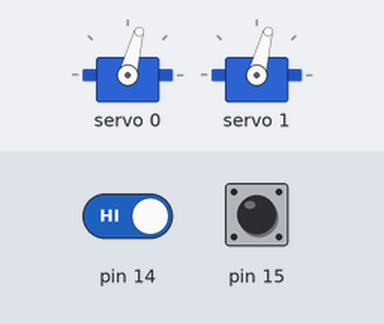
A sketch run on a simulated Arduino Uno, built with avr-gcc and run on an emulated ATmega328P. Shown: 2 × servo. The test bench sets the inputs (shaded band); at power-on: pin 14 HIGH, pin 15 HIGH.

Above: at 1.8 s.
1.9 s: pin 14 driven LOW
At 3.0 s:
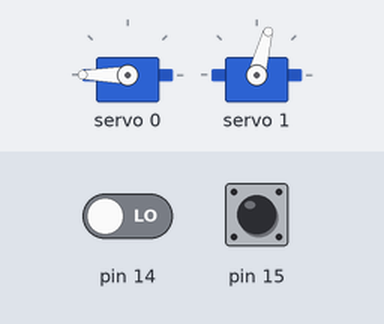
3.5 s: pin 15 driven LOW
At 4.3 s:
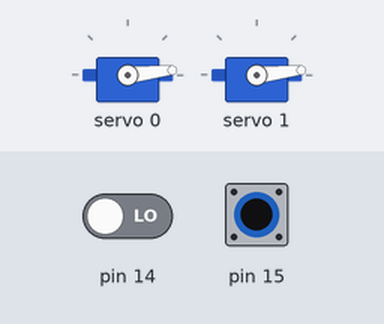
5.0 s: pin 14 driven HIGH
At 5.6 s:
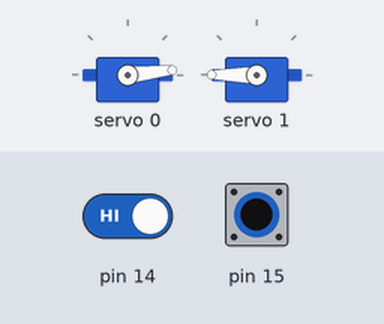
6.5 s: pin 14 driven LOW and pin 15 driven HIGH
At 6.8 s:
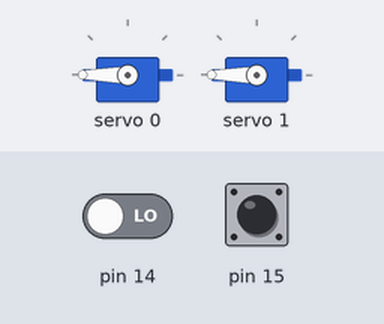
8.0 s: pin 15 pulsed LOW 2 times (0.12 s each, 0.3 s apart)
At 9.7 s:
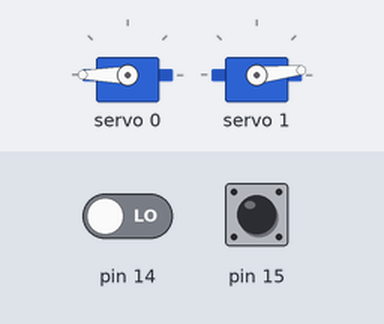
Timing chart, 0 to 11.1 s (numbered marks = the images above; inputs shaded):
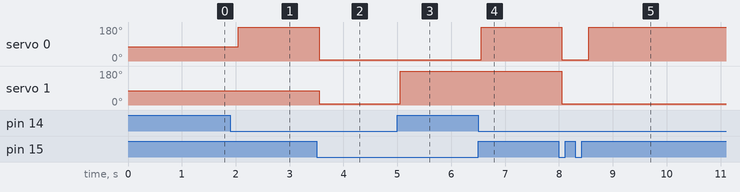

The sketch:

catchrobo_servo.ino
```cpp
#include <Wire.h>
#include <Adafruit_PWMServoDriver.h>
Adafruit_PWMServoDriver pwm = Adafruit_PWMServoDriver();
#define SERVOMIN 150 // this is the 'minimum' pulse length count (out of 4096)
#define SERVOMAX 600 // this is the 'maximum' pulse length count (out of 4096)

void setup() {
  pinMode(14,INPUT);
  pinMode(15,INPUT);
  pwm.begin();
  pwm.setPWMFreq(60); // Analog servos run at ~60 Hz updates
  servo_write(0,70);
  servo_write(1,70);
}

void loop() {
  int vol1;
  int vol2;

  vol1 = digitalRead(14);
  vol2 = digitalRead(15);

  if(vol1 == LOW && vol2 == LOW){
   servo_write(0,0);
   servo_write(1,0);
  //0番ピンのサーボに角度10度を指示
  }else if(vol1 == LOW){
    servo_write(0,180);
  }else if(vol2 == LOW){
    servo_write(1,180);
  }else{
    delay(10);
  }
  delay(500);
}

void servo_write(int n, int ang){ //動かすサーボと角度を引数に持つ
  ang = map(ang, 0, 180, SERVOMIN, SERVOMAX); //角度（0～180）をPWMのパルス幅（150～600）へ変換
  pwm.setPWM(n, 0, ang);
}
```

Measured:
- after the input at 1.9 s, servo 0: 75° → 180° after 0.14 s
- after the input at 3.5 s, servo 0: 180° → 6° after 0.05 s; servo 1: 75° → 6° after 0.05 s
- after the input at 5.0 s, servo 1: 6° → 180° after 0.05 s
- after the input at 6.5 s, servo 0: 6° → 180° after 0.05 s
- after the input at 8.0 s, servo 0: 180° → 6° after 0.06 s, → 180° 0.50 s later; servo 1: 180° → 6° after 0.06 s
